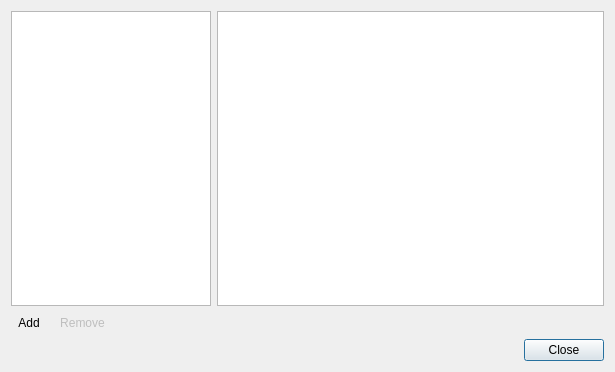
<?xml version="1.0" encoding="UTF-8"?>
<ui version="4.0">
 <class>EditTerrainDialog</class>
 <widget class="QDialog" name="EditTerrainDialog">
  <property name="geometry">
   <rect>
    <x>0</x>
    <y>0</y>
    <width>615</width>
    <height>372</height>
   </rect>
  </property>
  <property name="windowTitle">
   <string>Edit Terrain Information</string>
  </property>
  <layout class="QVBoxLayout" name="verticalLayout_2">
   <item>
    <layout class="QHBoxLayout" name="horizontalLayout_2">
     <item>
      <widget class="QTreeView" name="terrainList">
       <property name="maximumSize">
        <size>
         <width>200</width>
         <height>16777215</height>
        </size>
       </property>
       <property name="verticalScrollMode">
        <enum>QAbstractItemView::ScrollPerPixel</enum>
       </property>
       <property name="indentation">
        <number>0</number>
       </property>
       <property name="rootIsDecorated">
        <bool>false</bool>
       </property>
       <property name="itemsExpandable">
        <bool>false</bool>
       </property>
       <attribute name="headerVisible">
        <bool>false</bool>
       </attribute>
      </widget>
     </item>
     <item>
      <widget class="Tiled::Internal::TilesetView" name="tilesetView">
       <property name="sizePolicy">
        <sizepolicy hsizetype="Expanding" vsizetype="Expanding">
         <horstretch>1</horstretch>
         <verstretch>0</verstretch>
        </sizepolicy>
       </property>
       <property name="minimumSize">
        <size>
         <width>200</width>
         <height>0</height>
        </size>
       </property>
      </widget>
     </item>
    </layout>
   </item>
   <item>
    <layout class="QHBoxLayout" name="horizontalLayout">
     <item>
      <widget class="QToolButton" name="addTerrainTypeButton">
       <property name="toolTip">
        <string>Add Terrain Type</string>
       </property>
       <property name="text">
        <string>Add</string>
       </property>
       <property name="icon">
        <iconset resource="tiled.qrc">
         <normaloff>:/images/22x22/add.png</normaloff>:/images/22x22/add.png</iconset>
       </property>
       <property name="autoRaise">
        <bool>true</bool>
       </property>
      </widget>
     </item>
     <item>
      <widget class="QToolButton" name="removeTerrainTypeButton">
       <property name="enabled">
        <bool>false</bool>
       </property>
       <property name="toolTip">
        <string>Remove Terrain Type</string>
       </property>
       <property name="text">
        <string>Remove</string>
       </property>
       <property name="icon">
        <iconset resource="tiled.qrc">
         <normaloff>:/images/22x22/remove.png</normaloff>:/images/22x22/remove.png</iconset>
       </property>
       <property name="autoRaise">
        <bool>true</bool>
       </property>
      </widget>
     </item>
     <item>
      <spacer name="horizontalSpacer">
       <property name="orientation">
        <enum>Qt::Horizontal</enum>
       </property>
       <property name="sizeHint" stdset="0">
        <size>
         <width>40</width>
         <height>20</height>
        </size>
       </property>
      </spacer>
     </item>
    </layout>
   </item>
   <item>
    <widget class="QDialogButtonBox" name="buttonBox">
     <property name="orientation">
      <enum>Qt::Horizontal</enum>
     </property>
     <property name="standardButtons">
      <set>QDialogButtonBox::Close</set>
     </property>
    </widget>
   </item>
  </layout>
 </widget>
 <customwidgets>
  <customwidget>
   <class>Tiled::Internal::TilesetView</class>
   <extends>QTableView</extends>
   <header location="global">tilesetview.h</header>
  </customwidget>
 </customwidgets>
 <tabstops>
  <tabstop>tilesetView</tabstop>
  <tabstop>addTerrainTypeButton</tabstop>
  <tabstop>removeTerrainTypeButton</tabstop>
  <tabstop>buttonBox</tabstop>
 </tabstops>
 <resources>
  <include location="tiled.qrc"/>
 </resources>
 <connections>
  <connection>
   <sender>buttonBox</sender>
   <signal>accepted()</signal>
   <receiver>EditTerrainDialog</receiver>
   <slot>accept()</slot>
   <hints>
    <hint type="sourcelabel">
     <x>227</x>
     <y>346</y>
    </hint>
    <hint type="destinationlabel">
     <x>157</x>
     <y>274</y>
    </hint>
   </hints>
  </connection>
  <connection>
   <sender>buttonBox</sender>
   <signal>rejected()</signal>
   <receiver>EditTerrainDialog</receiver>
   <slot>reject()</slot>
   <hints>
    <hint type="sourcelabel">
     <x>295</x>
     <y>352</y>
    </hint>
    <hint type="destinationlabel">
     <x>286</x>
     <y>274</y>
    </hint>
   </hints>
  </connection>
 </connections>
</ui>
